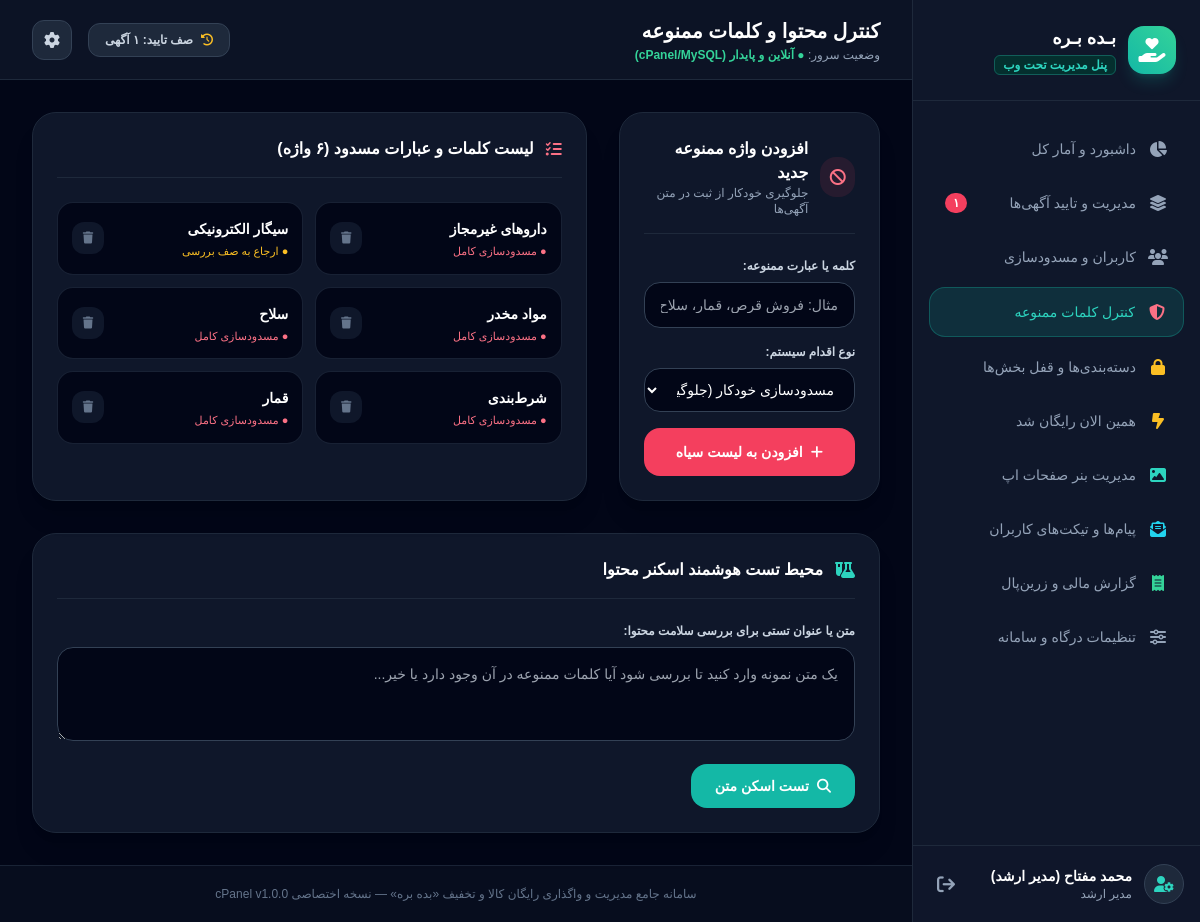
Screenshot of /content_control.php (signed in) with the database file from the repository.
### tables this page shows
CREATE TABLE IF NOT EXISTS `forbidden_words` (
  `id` INT AUTO_INCREMENT PRIMARY KEY,
  `word` VARCHAR(100) NOT NULL UNIQUE,
  `action_type` ENUM('BLOCK', 'FLAG_FOR_REVIEW') DEFAULT 'BLOCK',
  `created_at` TIMESTAMP DEFAULT CURRENT_TIMESTAMP
);

### config.php (called while the page is built, shortened)
<?php
function persianNumber($number) {
    $en = ['0','1','2','3','4','5','6','7','8','9'];
    $fa = ['۰','۱','۲','۳','۴','۵','۶','۷','۸','۹'];
    return str_replace($en, $fa, (string)$number);
}

### content_control.php (the view, shortened to what this page needs)
<?php
require_once 'header.php';
$db = getDB();
$words = $db->query("SELECT * FROM forbidden_words ORDER BY id DESC")->fetchAll();
?>
<div class="grid grid-cols-1 lg:grid-cols-3 gap-8">
    <div class="bg-slate-900 border border-slate-800 rounded-3xl p-6 shadow-xl h-fit">
        <div class="flex items-center gap-3 mb-6 pb-4 border-b border-slate-800">
            <div class="w-10 h-10 rounded-2xl bg-rose-500/10 text-rose-400 flex items-center justify-center">
                <i class="fa-solid fa-ban"></i>
            </div>
            <div>
                <h3 class="font-bold text-white text-base">افزودن واژه ممنوعه جدید</h3>
                <p class="text-xs text-slate-400">جلوگیری خودکار از ثبت در متن آگهی‌ها</p>
            </div>
        </div>
        <form method="POST" action="content_control.php" class="space-y-4">
            <div>
                <label class="block text-slate-300 text-xs font-semibold mb-2">کلمه یا عبارت ممنوعه:</label>
                <input type="text" name="word" required placeholder="مثال: فروش قرص، قمار، سلاح..."
                       class="w-full bg-slate-950 border border-slate-700 rounded-2xl px-4 py-3 text-sm text-white focus:outline-none focus:border-rose-400">
            </div>
            <div>
                <label class="block text-slate-300 text-xs font-semibold mb-2">نوع اقدام سیستم:</label>
                <select name="action_type" class="w-full bg-slate-950 border border-slate-700 rounded-2xl px-4 py-3 text-sm text-white focus:outline-none focus:border-rose-400">
                    <option value="BLOCK">مسدودسازی خودکار (جلوگیری کامل از ثبت)</option>
                </select>
            </div>
            <button type="submit" class="w-full bg-rose-500 hover:bg-rose-600 text-white font-bold py-3.5 rounded-2xl text-sm transition flex items-center justify-center gap-2">
                <i class="fa-solid fa-plus"></i>
                <span>افزودن به لیست سیاه</span>
            </button>
        </form>
    </div>
    <div class="lg:col-span-2 bg-slate-900 border border-slate-800 rounded-3xl p-6 shadow-xl">
        <div class="flex items-center justify-between mb-6 pb-4 border-b border-slate-800">
            <div class="flex items-center gap-3">
                <i class="fa-solid fa-list-check text-rose-400"></i>
                <h3 class="font-bold text-white text-base">لیست کلمات و عبارات مسدود (<?= persianNumber(count($words)) ?> واژه)</h3>
            </div>
        </div>
        <div class="grid grid-cols-1 sm:grid-cols-2 gap-3">
            <?php if (empty($words)): ?>
                <div class="col-span-2 text-center py-8 text-slate-500 text-sm">لیست کلمات ممنوعه خالی است.</div>
            <?php else: ?>
                <?php foreach ($words as $w): ?>
                    <div class="bg-slate-950 border border-slate-800/80 rounded-2xl p-3.5 flex items-center justify-between hover:border-slate-700 transition">
                        <div>
                            <span class="font-bold text-white text-sm"><?= htmlspecialchars($w['word']) ?></span>
                            <span class="block text-[11px] <?= $w['action_type'] === 'BLOCK' ? 'text-rose-400' : 'text-amber-400' ?> mt-0.5">
                                <?= $w['action_type'] === 'BLOCK' ? '● مسدودسازی کامل' : '● ارجاع به صف بررسی' ?>
                            </span>
                        </div>
                        <form method="POST" onsubmit="return confirm('آیا از حذف این واژه اطمینان دارید؟');">
                            <button type="submit" class="w-8 h-8 rounded-xl bg-slate-900 hover:bg-rose-500/20 text-slate-500 hover:text-rose-400 flex items-center justify-center transition">
                                <i class="fa-solid fa-trash text-xs"></i>
                            </button>
                        </form>
                    </div>
                <?php endforeach; ?>
            <?php endif; ?>
        </div>
    </div>
</div>
<div class="bg-slate-900 border border-slate-800 rounded-3xl p-6 shadow-xl mt-8">
    <div class="flex items-center gap-3 mb-6 pb-4 border-b border-slate-800">
        <i class="fa-solid fa-flask-vial text-teal-400"></i>
        <h3 class="font-bold text-white text-base">محیط تست هوشمند اسکنر محتوا</h3>
    </div>
    <form method="POST" action="content_control.php" class="space-y-4">
        <div>
            <label class="block text-slate-300 text-xs font-semibold mb-2">متن یا عنوان تستی برای بررسی سلامت محتوا:</label>
            <textarea name="test_text" rows="3" required
                      class="w-full bg-slate-950 border border-slate-700 rounded-2xl p-4 text-sm text-white focus:outline-none focus:border-teal-400"
                      placeholder="یک متن نمونه وارد کنید تا بررسی شود آیا کلمات ممنوعه در آن وجود دارد یا خیر..."></textarea>
        </div>
        <button type="submit" class="bg-teal-500 hover:bg-teal-600 text-white font-bold px-6 py-3 rounded-2xl text-sm transition flex items-center gap-2">
            <i class="fa-solid fa-magnifying-glass"></i>
            <span>تست اسکن متن</span>
        </button>
    </form>
</div>
<?php require_once 'footer.php'; ?>

### header.php (style rules this page uses)
body { font-family: 'Vazirmatn', sans-serif; }

### rows the page displays
forbidden_words: word "داروهای غیرمجاز", action_type "● مسدودسازی کامل"
forbidden_words: word "سیگار الکترونیکی", action_type "● ارجاع به صف بررسی"
forbidden_words: word "مواد مخدر", action_type "● مسدودسازی کامل"
forbidden_words: word "سلاح", action_type "● مسدودسازی کامل"
forbidden_words: word "شرط‌بندی", action_type "● مسدودسازی کامل"
forbidden_words: word "قمار", action_type "● مسدودسازی کامل"

### other values shown
persianNumber($pendingListingsCount) "۱"
$adminName "محمد مفتاح (مدیر ارشد)"
$pageTitle "کنترل محتوا و کلمات ممنوعه"
persianNumber(count($words)) "۶"
